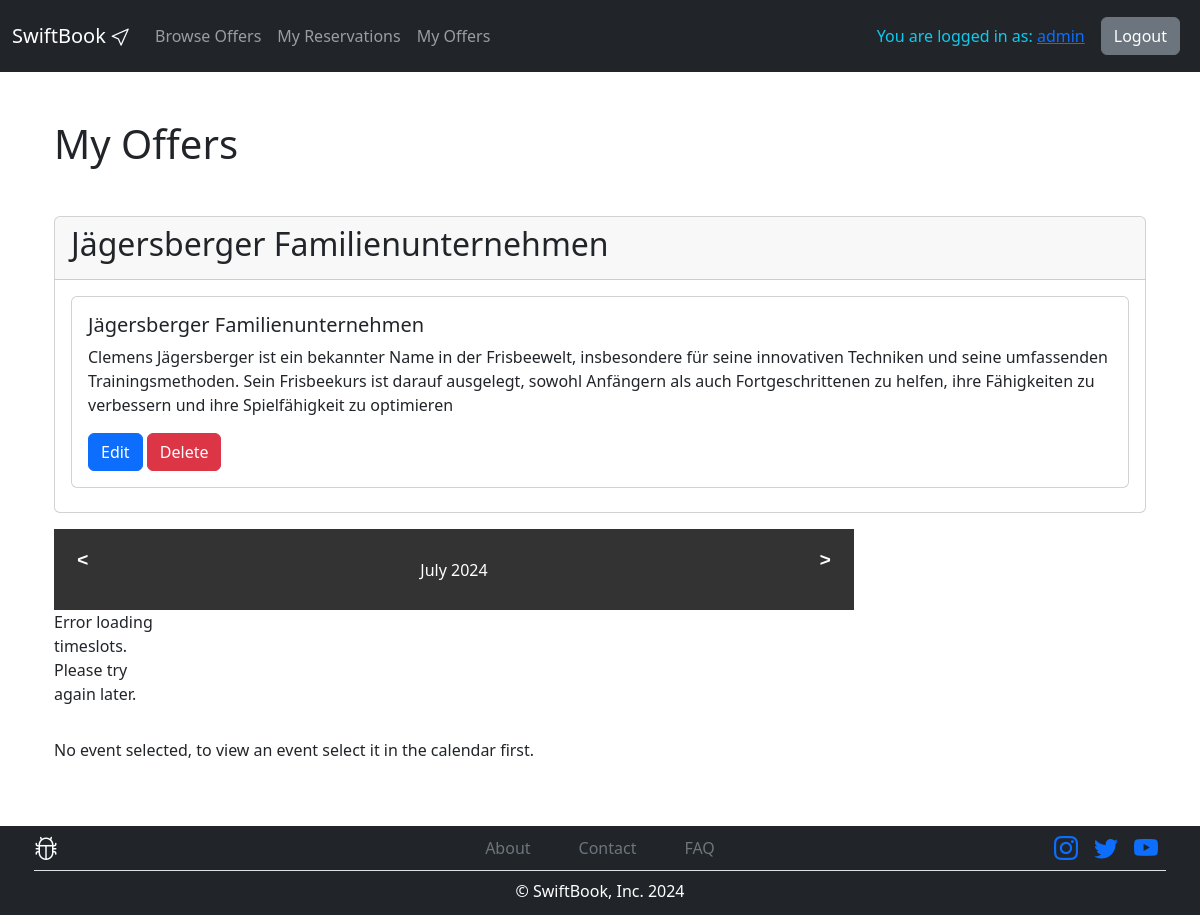
The app's page /my_offers/ (signed in), older data.
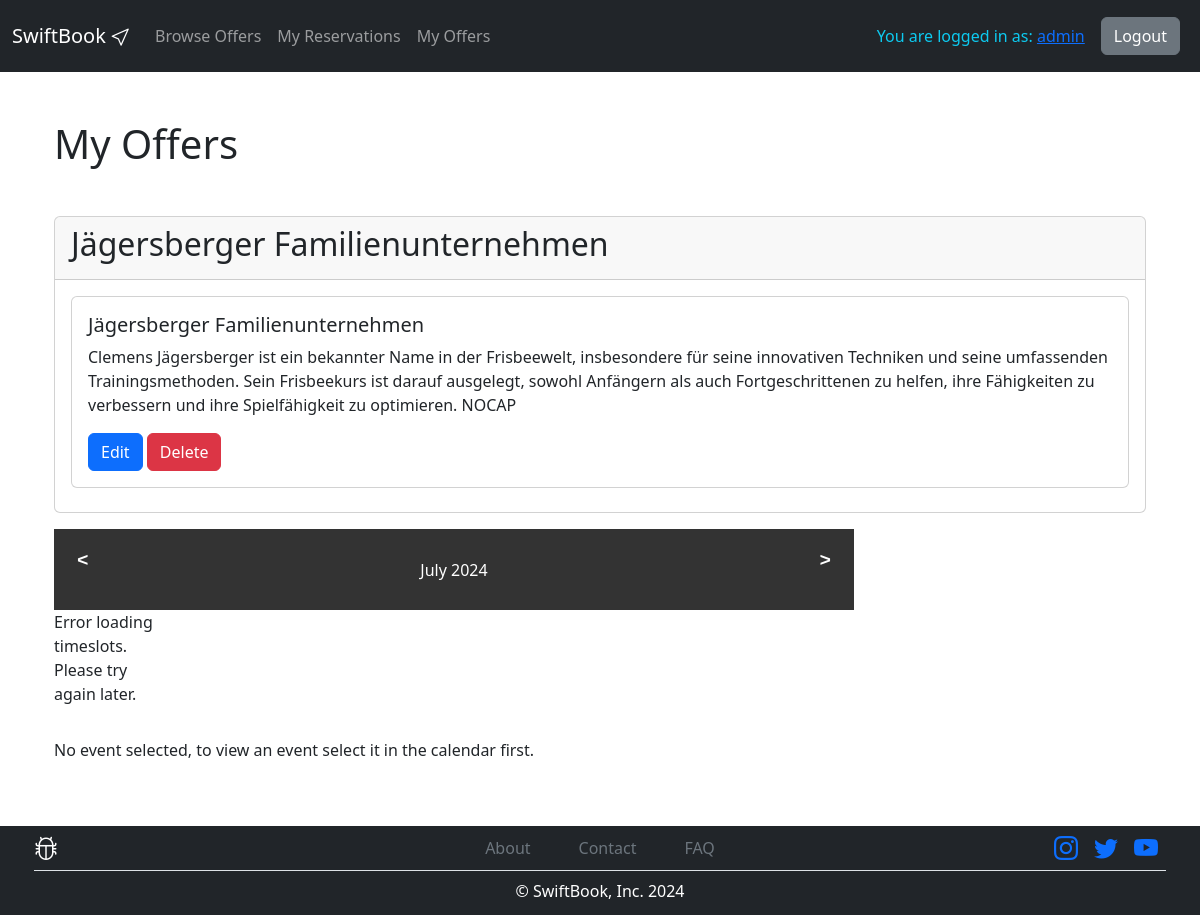
The same page, newer data.
### api/models.py (models this page shows)
class Service(models.Model):
    provider = models.ForeignKey(Provider, on_delete=models.CASCADE, related_name='dienstleistungen')
    name = models.CharField(max_length=255)
    description = models.TextField(default="Description")
    length = models.DurationField()  # Correct field name is 'length', not 'duration'
    additional_fields = models.JSONField(default=list, blank=True, null=True)

### api/views.py (the view)
# urls.py: path('my_offers/', views.my_offers, name='my_offers'),
@login_required
def my_offers(request):
    try:
        provider = Provider.objects.get(user=request.user)
        services = Service.objects.filter(provider=provider)
    except Provider.DoesNotExist:
        provider = None
        services = []
    context = {
        'provider': provider,
        'services': services,
    }
    return render(request, 'my_offers.html', context)

### templates/my_offers.html (shortened to what this page needs)
{% extends "base.html" %}
{% load static %}
{% block styles %}
    <link rel="stylesheet" href="{% static 'css/my_reservations.css' %}">
{% endblock styles %}
{% block content %}
<div class="container mt-5 mb-5">
    <h1>My Offers</h1>
    {% if provider %}
        <div class="card mb-3 mt-5">
            <div class="card-header">
                <h2>{{ provider.name }}</h2>
            </div>
            <div class="card-body">
                {% for service in services %}
                    <div class="card mb-2">
                        <div class="card-body">
                            <h5 class="card-title">{{ service.name }}</h5>
                            <p class="card-text" id="service-description-{{ service.id }}">{{ service.description }}</p>
                            <button class="btn btn-primary" onclick="editDescription({{ service.id }})">Edit</button>
                            <a href="{% url 'delete_offer' service.id %}" class="btn btn-danger">Delete</a>
                        </div>
                    </div>
                {% endfor %}
            </div>
        </div>
        <div id="calendar-container">
            <div id="calendar-header">
                <pre id="prev-week">&lt;</pre>
                <span id="week-range"></span>
                <pre id="next-week">&gt;</pre>
            </div>
            <div id="calendar">
            </div>
        </div>
        <div id="timeslot-info" class="mt-3">
            <p id="timeslot-message">No event selected, to view an event select it in the calendar first.</p>
        </div>
    {% endif %}
</div>
{% endblock %}

Row changes from the older to the newer data that the page shows:
changed Service "Jägersberger Familienunternehmen": description "…und ihre Spielfähigkeit zu optimieren" → "…und ihre Spielfähigkeit zu optimieren. NOCAP"
